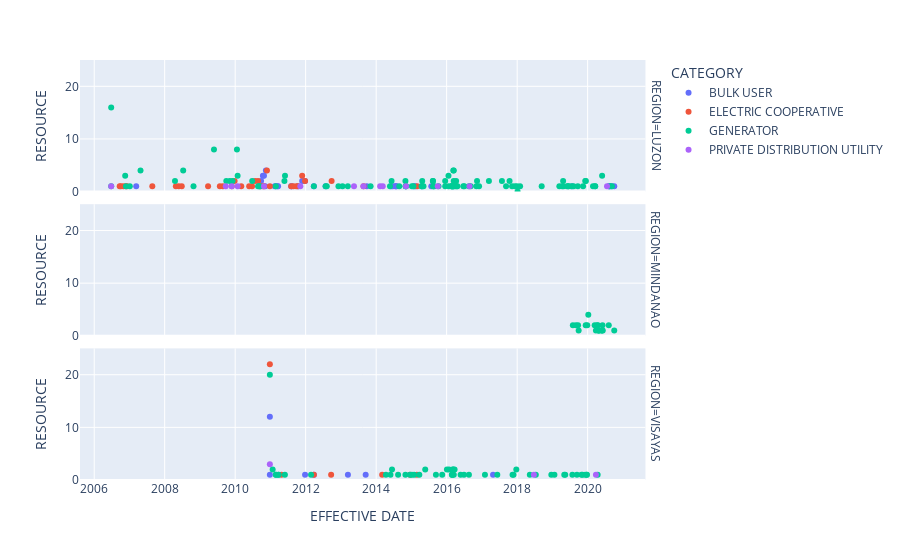

Notebook cell for this chart:
### Markdown cell above
#### Visualisations

### Code cell
import plotly.express as px

fig = px.scatter(g1, x='EFFECTIVE DATE', y='RESOURCE', range_y=['0','25'], color = 'CATEGORY',facet_row="REGION")
fig.update_xaxes(rangeslider_visible=False)
fig.show()

### Figure 1 — Plotly figure (JSON) as saved in the notebook; plotly's stock layout.template omitted (floating-point values rounded to 4 significant figures)
{"data": [{"hovertemplate": "CATEGORY=BULK USER<br>REGION=LUZON<br>EFFECTIVE DATE=%{x}<br>RESOURCE=%{y}<extra></extra>", "legendgroup": "BULK USER", "marker": {"color": "#636efa", "symbol": "circle"}, "mode": "markers", "name": "BULK USER", "orientation": "v", "showlegend": true, "type": "scatter", "x": ["2007-03-12T00:00:00", "2010-09-20T00:00:00", "2010-09-26T00:00:00", "2010-10-15T00:00:00", "2010-10-26T00:00:00", "2010-11-08T00:00:00", "2010-11-15T00:00:00", "2011-02-14T00:00:00", "2011-02-26T00:00:00", "2011-03-15T00:00:00", "2011-03-21T00:00:00", "2011-08-04T00:00:00", "2011-08-09T00:00:00", "2011-10-14T00:00:00", "2011-11-26T00:00:00", "2011-12-26T00:00:00", "2012-03-26T00:00:00", "2012-07-26T00:00:00", "2013-09-26T00:00:00", "2014-06-05T00:00:00", "2014-06-21T00:00:00", "2014-07-18T00:00:00", "2014-07-25T00:00:00", "2014-07-31T00:00:00", "2015-01-30T00:00:00", "2015-02-12T00:00:00", "2015-04-18T00:00:00", "2015-07-26T00:00:00", "2016-03-17T00:00:00", "2019-07-26T00:00:00", "2020-08-09T00:00:00", "2020-08-11T00:00:00", "2020-08-13T00:00:00", "2020-09-06T00:00:00", "2020-10-03T00:00:00"], "xaxis": "x3", "y": [1, 1, 2, 3, 3, 1, 4, 1, 1, 1, 1, 1, 1, 1, 2, 2, 1, 1, 1, 1, 1, 1, 1, 1, 1, 1, 1, 1, 1, 1, 1, 1, 1, 1, 1], "yaxis": "y3"}, {"hovertemplate": "CATEGORY=BULK USER<br>REGION=VISAYAS<br>EFFECTIVE DATE=%{x}<br>RESOURCE=%{y}<extra></extra>", "legendgroup": "BULK USER", "marker": {"color": "#636efa", "symbol": "circle"}, "mode": "markers", "name": "BULK USER", "orientation": "v", "showlegend": false, "type": "scatter", "x": ["2010-12-26T00:00:00", "2010-12-26T00:00:00", "2011-12-26T00:00:00", "2012-03-26T00:00:00", "2013-03-14T00:00:00", "2013-09-14T00:00:00", "2017-04-26T00:00:00"], "xaxis": "x", "y": [1, 12, 1, 1, 1, 1, 1], "yaxis": "y"}, {"hovertemplate": "CATEGORY=ELECTRIC COOPERATIVE<br>REGION=LUZON<br>EFFECTIVE DATE=%{x}<br>RESOURCE=%{y}<extra></extra>", "legendgroup": "ELECTRIC COOPERATIVE", "marker": {"color": "#EF553B", "symbol": "circle"}, "mode": "markers", "name": "ELECTRIC COOPERATIVE", "orientation": "v", "showlegend": true, "type": "scatter", "x": ["2006-09-22T00:00:00", "2006-10-04T00:00:00", "2006-10-31T00:00:00", "2006-11-26T00:00:00", "2006-12-06T00:00:00", "2007-08-26T00:00:00", "2008-04-26T00:00:00", "2008-05-26T00:00:00", "2008-06-26T00:00:00", "2009-03-26T00:00:00", "2009-07-26T00:00:00", "2009-08-26T00:00:00", "2009-11-26T00:00:00", "2009-12-26T00:00:00", "2010-03-05T00:00:00", "2010-05-26T00:00:00", "2010-06-25T00:00:00", "2010-07-26T00:00:00", "2010-08-26T00:00:00", "2010-09-20T00:00:00", "2010-10-15T00:00:00", "2010-10-26T00:00:00", "2010-11-26T00:00:00", "2010-12-26T00:00:00", "2011-08-04T00:00:00", "2011-08-26T00:00:00", "2011-09-26T00:00:00", "2011-10-14T00:00:00", "2011-11-26T00:00:00", "2011-12-26T00:00:00", "2012-09-26T00:00:00", "2013-08-23T00:00:00", "2015-03-02T00:00:00"], "xaxis": "x3", "y": [1, 1, 1, 1, 1, 1, 1, 1, 1, 1, 1, 1, 1, 2, 1, 1, 1, 2, 2, 1, 1, 1, 4, 1, 1, 1, 1, 1, 3, 2, 2, 1, 1], "yaxis": "y3"}, {"hovertemplate": "CATEGORY=ELECTRIC COOPERATIVE<br>REGION=VISAYAS<br>EFFECTIVE DATE=%{x}<br>RESOURCE=%{y}<extra></extra>", "legendgroup": "ELECTRIC COOPERATIVE", "marker": {"color": "#EF553B", "symbol": "circle"}, "mode": "markers", "name": "ELECTRIC COOPERATIVE", "orientation": "v", "showlegend": false, "type": "scatter", "x": ["2010-12-26T00:00:00", "2011-04-26T00:00:00", "2012-03-26T00:00:00", "2012-09-21T00:00:00", "2014-03-04T00:00:00", "2014-12-17T00:00:00", "2015-02-26T00:00:00"], "xaxis": "x", "y": [22, 1, 1, 1, 1, 1, 1], "yaxis": "y"}, {"hovertemplate": "CATEGORY=GENERATOR<br>REGION=LUZON<br>EFFECTIVE DATE=%{x}<br>RESOURCE=%{y}<extra></extra>", "legendgroup": "GENERATOR", "marker": {"color": "#00cc96", "symbol": "circle"}, "mode": "markers", "name": "GENERATOR", "orientation": "v", "showlegend": true, "type": "scatter", "x": ["2006-06-26T00:00:00", "2006-06-26T00:00:00", "2006-11-18T00:00:00", "2006-11-26T00:00:00", "2007-01-05T00:00:00", "2007-04-26T00:00:00", "2008-04-17T00:00:00", "2008-07-11T00:00:00", "2008-10-26T00:00:00", "2009-05-26T00:00:00", "2009-10-01T00:00:00", "2009-11-06T00:00:00", "2009-12-04T00:00:00", "2010-01-19T00:00:00", "2010-01-26T00:00:00", "2010-06-26T00:00:00", "2010-08-26T00:00:00", "2010-09-06T00:00:00", "2010-09-13T00:00:00", "2011-02-26T00:00:00", "2011-05-26T00:00:00", "2011-06-01T00:00:00", "2012-03-26T00:00:00", "2012-07-26T00:00:00", "2012-08-07T00:00:00", "2012-12-06T00:00:00", "2013-01-17T00:00:00", "2013-03-13T00:00:00", "2013-11-04T00:00:00", "2014-05-24T00:00:00", "2014-06-09T00:00:00", "2014-08-28T00:00:00", "2014-10-31T00:00:00", "2014-11-01T00:00:00", "2014-11-04T00:00:00", "2014-11-06T00:00:00", "2015-01-06T00:00:00", "2015-01-22T00:00:00", "2015-04-16T00:00:00", "2015-04-23T00:00:00", "2015-04-24T00:00:00", "2015-05-06T00:00:00", "2015-08-11T00:00:00", "2015-08-13T00:00:00", "2015-08-14T00:00:00", "2015-08-17T00:00:00", "2015-08-27T00:00:00", "2015-10-09T00:00:00", "2015-12-17T00:00:00", "2015-12-17T00:00:00", "2016-01-20T00:00:00", "2016-01-22T00:00:00", "2016-02-20T00:00:00", "2016-02-22T00:00:00", "2016-02-23T00:00:00", "2016-03-02T00:00:00", "2016-03-03T00:00:00", "2016-03-09T00:00:00", "2016-03-10T00:00:00", "2016-03-11T00:00:00", "2016-03-14T00:00:00", "2016-03-15T00:00:00", "2016-04-01T00:00:00", "2016-04-08T00:00:00", "2016-04-15T00:00:00", "2016-04-21T00:00:00", "2016-06-22T00:00:00", "2016-07-02T00:00:00", "2016-08-20T00:00:00", "2016-09-07T00:00:00", "2016-11-04T00:00:00", "2016-11-11T00:00:00", "2016-12-02T00:00:00", "2017-03-14T00:00:00", "2017-07-27T00:00:00", "2017-09-08T00:00:00", "2017-10-14T00:00:00", "2017-11-09T00:00:00", "2017-12-08T00:00:00", "2017-12-30T00:00:00", "2018-01-05T00:00:00", "2018-01-31T00:00:00", "2018-09-12T00:00:00", "2019-03-14T00:00:00", "2019-04-13T00:00:00", "2019-04-22T00:00:00", "2019-04-25T00:00:00", "2019-06-01T00:00:00", "2019-06-15T00:00:00", "2019-06-15T00:00:00", "2019-07-16T00:00:00", "2019-08-08T00:00:00", "2019-09-21T00:00:00", "2019-11-15T00:00:00", "2019-12-07T00:00:00", "2019-12-14T00:00:00", "2020-02-26T00:00:00", "2020-03-18T00:00:00", "2020-03-20T00:00:00", "2020-05-30T00:00:00", "2020-08-22T00:00:00", "2020-09-09T00:00:00"], "xaxis": "x3", "y": [1, 16, 3, 1, 1, 4, 2, 4, 1, 8, 2, 2, 2, 8, 3, 2, 1, 1, 1, 1, 2, 3, 1, 1, 1, 1, 1, 1, 1, 1, 2, 1, 2, 1, 1, 1, 1, 1, 1, 2, 1, 1, 2, 2, 1, 1, 1, 1, 1, 2, 3, 1, 1, 1, 1, 1, 1, 1, 4, 1, 2, 4, 1, 2, 1, 1, 1, 1, 1, 1, 1, 2, 1, 2, 2, 1, 2, 1, 1, 1, 0, 1, 1, 1, 1, 2, 1, 1, 1, 1, 1, 1, 1, 1, 2, 2, 1, 1, 1, 3, 1, 1], "yaxis": "y3"}, {"hovertemplate": "CATEGORY=GENERATOR<br>REGION=MINDANAO<br>EFFECTIVE DATE=%{x}<br>RESOURCE=%{y}<extra></extra>", "legendgroup": "GENERATOR", "marker": {"color": "#00cc96", "symbol": "circle"}, "mode": "markers", "name": "GENERATOR", "orientation": "v", "showlegend": false, "type": "scatter", "x": ["2019-08-01T00:00:00", "2019-09-02T00:00:00", "2019-09-24T00:00:00", "2019-09-30T00:00:00", "2019-12-12T00:00:00", "2019-12-28T00:00:00", "2020-01-08T00:00:00", "2020-03-14T00:00:00", "2020-03-27T00:00:00", "2020-04-08T00:00:00", "2020-04-17T00:00:00", "2020-04-23T00:00:00", "2020-04-25T00:00:00", "2020-04-28T00:00:00", "2020-05-24T00:00:00", "2020-05-29T00:00:00", "2020-06-03T00:00:00", "2020-06-06T00:00:00", "2020-08-07T00:00:00", "2020-10-03T00:00:00"], "xaxis": "x2", "y": [2, 2, 2, 1, 2, 2, 4, 2, 1, 2, 2, 1, 1, 1, 1, 1, 2, 1, 2, 1], "yaxis": "y2"}, {"hovertemplate": "CATEGORY=GENERATOR<br>REGION=VISAYAS<br>EFFECTIVE DATE=%{x}<br>RESOURCE=%{y}<extra></extra>", "legendgroup": "GENERATOR", "marker": {"color": "#00cc96", "symbol": "circle"}, "mode": "markers", "name": "GENERATOR", "orientation": "v", "showlegend": false, "type": "scatter", "x": ["2010-12-26T00:00:00", "2011-01-24T00:00:00", "2011-02-26T00:00:00", "2011-02-28T00:00:00", "2011-03-26T00:00:00", "2011-03-26T00:00:00", "2011-05-31T00:00:00", "2012-02-26T00:00:00", "2014-04-12T00:00:00", "2014-05-29T00:00:00", "2014-06-14T00:00:00", "2014-08-16T00:00:00", "2014-10-31T00:00:00", "2014-12-18T00:00:00", "2015-01-06T00:00:00", "2015-01-29T00:00:00", "2015-03-24T00:00:00", "2015-05-24T00:00:00", "2015-09-12T00:00:00", "2015-11-16T00:00:00", "2016-01-04T00:00:00", "2016-01-26T00:00:00", "2016-02-24T00:00:00", "2016-02-29T00:00:00", "2016-03-01T00:00:00", "2016-03-04T00:00:00", "2016-03-08T00:00:00", "2016-03-15T00:00:00", "2016-03-23T00:00:00", "2016-05-25T00:00:00", "2016-06-29T00:00:00", "2016-08-19T00:00:00", "2017-02-01T00:00:00", "2017-06-09T00:00:00", "2017-11-14T00:00:00", "2017-11-24T00:00:00", "2017-12-23T00:00:00", "2018-05-12T00:00:00", "2018-07-13T00:00:00", "2018-12-21T00:00:00", "2019-01-22T00:00:00", "2019-05-04T00:00:00", "2019-05-14T00:00:00", "2019-07-27T00:00:00", "2019-09-12T00:00:00", "2019-10-29T00:00:00", "2019-11-09T00:00:00", "2019-12-07T00:00:00", "2019-12-23T00:00:00", "2019-12-24T00:00:00", "2020-04-14T00:00:00"], "xaxis": "x", "y": [20, 2, 1, 1, 1, 1, 1, 1, 1, 1, 2, 1, 1, 1, 1, 1, 1, 2, 1, 1, 2, 2, 1, 1, 1, 2, 2, 1, 2, 1, 1, 1, 1, 1, 1, 1, 2, 1, 1, 1, 1, 1, 1, 1, 1, 1, 1, 1, 1, 1, 1], "yaxis": "y"}, {"hovertemplate": "CATEGORY=PRIVATE DISTRIBUTION UTILITY<br>REGION=LUZON<br>EFFECTIVE DATE=%{x}<br>RESOURCE=%{y}<extra></extra>", "legendgroup": "PRIVATE DISTRIBUTION UTILITY", "marker": {"color": "#ab63fa", "symbol": "circle"}, "mode": "markers", "name": "PRIVATE DISTRIBUTION UTILITY", "orientation": "v", "showlegend": true, "type": "scatter", "x": ["2006-06-26T00:00:00", "2009-09-25T00:00:00", "2009-11-26T00:00:00", "2010-01-26T00:00:00", "2010-10-26T00:00:00", "2011-11-07T00:00:00", "2013-05-16T00:00:00", "2013-08-21T00:00:00", "2014-02-11T00:00:00", "2014-03-10T00:00:00", "2014-11-06T00:00:00", "2015-10-01T00:00:00", "2016-08-25T00:00:00", "2020-07-20T00:00:00"], "xaxis": "x3", "y": [1, 1, 1, 1, 1, 1, 1, 1, 1, 1, 1, 1, 1, 1], "yaxis": "y3"}, {"hovertemplate": "CATEGORY=PRIVATE DISTRIBUTION UTILITY<br>REGION=VISAYAS<br>EFFECTIVE DATE=%{x}<br>RESOURCE=%{y}<extra></extra>", "legendgroup": "PRIVATE DISTRIBUTION UTILITY", "marker": {"color": "#ab63fa", "symbol": "circle"}, "mode": "markers", "name": "PRIVATE DISTRIBUTION UTILITY", "orientation": "v", "showlegend": false, "type": "scatter", "x": ["2010-12-26T00:00:00", "2018-06-23T00:00:00", "2020-03-27T00:00:00"], "xaxis": "x", "y": [3, 1, 1], "yaxis": "y"}], "layout": {"annotations": [{"font": {}, "showarrow": false, "text": "REGION=VISAYAS", "textangle": 90, "x": 0.98, "xanchor": "left", "xref": "paper", "y": 0.1567, "yanchor": "middle", "yref": "paper"}, {"font": {}, "showarrow": false, "text": "REGION=MINDANAO", "textangle": 90, "x": 0.98, "xanchor": "left", "xref": "paper", "y": 0.5, "yanchor": "middle", "yref": "paper"}, {"font": {}, "showarrow": false, "text": "REGION=LUZON", "textangle": 90, "x": 0.98, "xanchor": "left", "xref": "paper", "y": 0.8433, "yanchor": "middle", "yref": "paper"}], "legend": {"title": {"text": "CATEGORY"}, "tracegroupgap": 0}, "margin": {"t": 60}, "xaxis": {"anchor": "y", "domain": [0, 0.98], "rangeslider": {"visible": false}, "title": {"text": "EFFECTIVE DATE"}}, "xaxis2": {"anchor": "y2", "domain": [0, 0.98], "matches": "x", "rangeslider": {"visible": false}, "showticklabels": false}, "xaxis3": {"anchor": "y3", "domain": [0, 0.98], "matches": "x", "rangeslider": {"visible": false}, "showticklabels": false}, "yaxis": {"anchor": "x", "domain": [0, 0.3133], "range": ["0", "25"], "title": {"text": "RESOURCE"}}, "yaxis2": {"anchor": "x2", "domain": [0.3433, 0.6567], "matches": "y", "range": ["0", "25"], "title": {"text": "RESOURCE"}}, "yaxis3": {"anchor": "x3", "domain": [0.6867, 1.0], "matches": "y", "range": ["0", "25"], "title": {"text": "RESOURCE"}}}}
